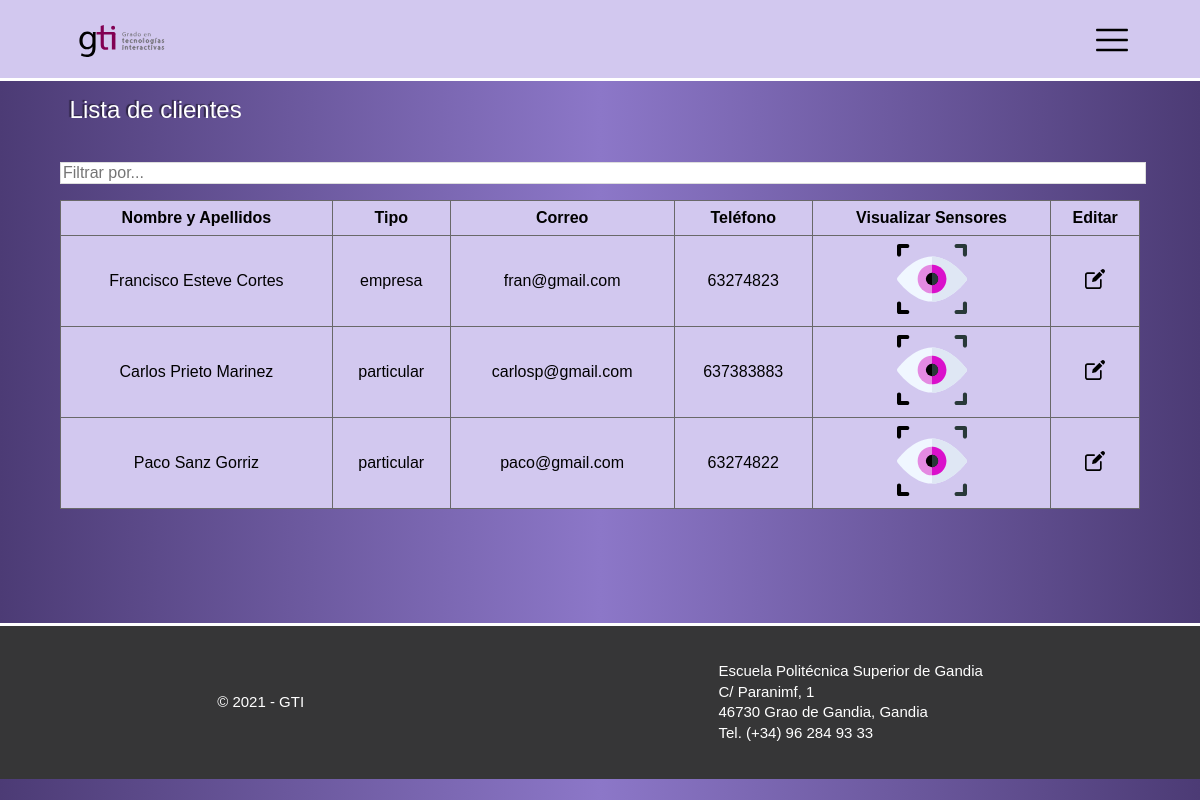
Screenshot of /pruebas/admin.php with the database file from the repository.
### tables this page shows
CREATE TABLE `clientes` (
  `id` int(11) NOT NULL,
  `nombreapellidosempresa` varchar(255) NOT NULL,
  `tipo` enum('empresa','particular') NOT NULL,
  `correo` varchar(255) NOT NULL,
  `telefono` int(11) NOT NULL
);

### pruebas/admin.php (the view, shortened to what this page needs)
<?php
$conexion = mysqli_connect('localhost', 'root', '', 'proyecto');
?>
<!DOCTYPE html>
<html lang="es">
<head>
    <link href="../src/app/css/tablasClientes-style.css" rel="stylesheet">
    <link rel="stylesheet" href="../src/app/css/sidenav.css">
</head>
<body>
<header class="header">
    <div class="container logo-menu-container">
        <a href="../src/index.html" class="logo"><img src="../src/app/ImagenesProyecto/logoGTI.svg" height="" width="120"/></a>
        <span><a class="menu-icon" onClick="openNav()"><img src="../src/app/ImagenesProyecto/LandingPage/menu.svg"
                                                            height="32" width="46" alt="menu-icon"/></a></span>
    </div>
</header>
<main>
    <div class="titulo-usuario-box"><h2 class="titulo">Lista de clientes</h2></div>
    <br>
    <input type="text" id="myInput" onkeyup="myFunction()" placeholder="Filtrar por...">
    <table class="sortable" id="myTable">
        <tr>
            <th>Nombre y Apellidos</th>
            <th>Tipo</th>
            <th>Correo</th>
            <th>Teléfono</th>
            <th>Visualizar Sensores</th>
            <th>Editar</th>
        </tr>
        <?php
        $sql="SELECT * from clientes";
        $result=mysqli_query($conexion,$sql);
        while($mostrar=mysqli_fetch_array($result)){
        ?>
        <tr>
            <td data-titulo="Nombre y Apellidos"><?php echo $mostrar['nombreapellidosempresa']?></td>
            <td data-titulo="Tipo"><?php echo $mostrar['tipo']?></td>
            <td data-titulo="Correo"><?php echo $mostrar['correo']?></td>
            <td data-titulo="Teléfono"><?php echo $mostrar['telefono']?></td>
            <td><img onclick="verCamposUsuario(<?php echo $mostrar['id']?>)" src="../src/app/ImagenesProyecto/atencion.svg" height="" width="70"/></td>
            <td><img src="../src/app/ImagenesProyecto/editar.svg" height="" width="20"</td>
        </tr>
            <?php
        }
        ?>
    </table>
    <br><br><br>
</main>
<footer class="footer">
    <p>© 2021 - GTI</p>
    <p>Escuela Politécnica Superior de Gandia <br>
        C/ Paranimf, 1 <br>
        46730 Grao de Gandia, Gandia <br>
        Tel. (+34) 96 284 93 33</p>
</footer>
</body>
</html>

### src/app/css/tablasClientes-style.css (style rules this page uses)
body { background: rgb(76, 59, 117); background: -moz-linear-gradient(90deg, rgba(76, 59, 117, 1) 0%, rgba(140, 119, 200, 1) 50%, rgba(76, 59, 117, 1) 100%); background: -webkit-linear-gradient(90deg, rgba(76, 59, 117, 1) 0%, rgba(140, 119, 200, 1) 50%, rgba(76, 59, 117, 1) 100%); background: linear-gradient(90deg, rgba(76, 59, 117, 1) 0%, rgba(140, 119, 200, 1) 50%, rgba(76, 59, 117, 1) 100%); filter: progid:DXImageTransform.Microsoft.gradient(startColorstr="#4c3b75", endColorstr="#4c3b75", GradientType=1); margin: 0; font-family: Arial; }
main { margin: 5%; }
.titulo-usuario-box { width: 100%; max-width: 1200px; margin: 76px auto 0 auto; display: flex; justify-content: space-between; align-items: center; }
.titulo { margin-left: 0.6rem; font-weight: lighter; }
h2 { color: white; text-shadow: -2px -1px 1px rgba(0, 0, 0, 0.5); }
.header { height: 78px; background: #d2c8ef; color: black; border-bottom: 3px solid white; position: fixed; left: 0; top: 0; width: 100%; }
#myInput { width: 100%; font-size: 16px; border: 1px solid #ddd; margin-bottom: 1rem; }
.logo-menu-container { display: flex; align-items: center; justify-content: space-between; margin: 14px 5%; }
.menu-icon { padding: 5px 5px; }
.footer p { line-height: 1.3rem; text-align: left; color: white; font-size: 15px; }
.footer { display: flex; justify-content: space-around; align-items: center; position: relative; bottom: 0; left: 0; right: 0; border-top: 3px solid white; background-color: #363637; margin: 0 auto 0 auto; padding: 20px 10px; }
table { background: #d2c8ef; width: 100%; }
table, th, td { border: 1px solid dimgrey; border-collapse: collapse; }
th, td { padding: 0.5rem; }
table td { text-align: center; }

### rows the page displays
clientes: nombreapellidosempresa "Francisco Esteve Cortes", tipo "empresa", correo "fran@gmail.com", telefono "63274823"
clientes: nombreapellidosempresa "Carlos Prieto Marinez", tipo "particular", correo "carlosp@gmail.com", telefono "637383883"
clientes: nombreapellidosempresa "Paco Sanz Gorriz", tipo "particular", correo "paco@gmail.com", telefono "63274822"
